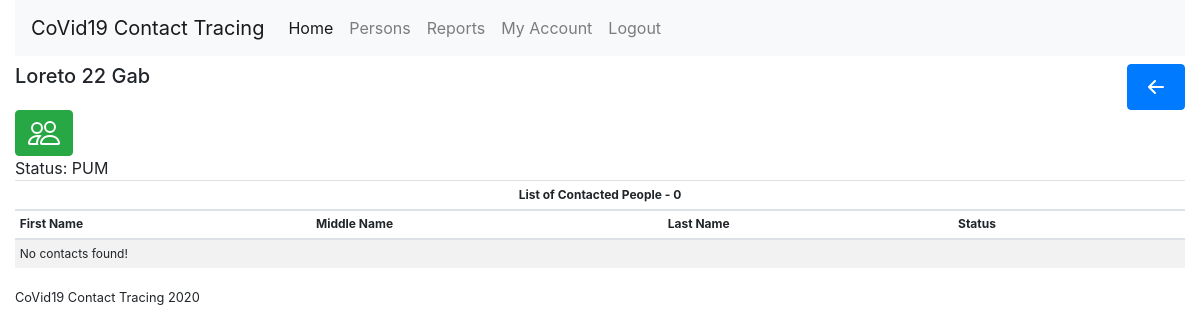
Page /?page=contacted&person_id=3 (signed in) on the committed database.
### tables this page shows
CREATE TABLE `persons` (
  `id` bigint(20) NOT NULL,
  `brgy_id` bigint(20) NOT NULL,
  `firstname` varchar(30) NOT NULL,
  `middlename` varchar(30) NOT NULL,
  `lastname` varchar(30) NOT NULL,
  `extension` varchar(5) NOT NULL,
  `status` varchar(15) NOT NULL,
  `hospital_id` bigint(20) DEFAULT NULL
);

### pages/contacted.php (the view, shortened to what this page needs)
<div class="col">
  <?php
    $contacted_person_id = $_GET[ 'person_id' ];
    $person = $DB->query( "SELECT * FROM persons AS P WHERE P.id = $contacted_person_id" );
    if( $person->num_rows ) :
      $person = $person->fetch_object();
  ?>
  <div class="row">
    <div class="col-9">
      <h5 style="text-transform: capitalize;"><?php echo $person->firstname . " " . $person->middlename . " " . $person->lastname . " " . $person->extension ?></h5>
    </div>
    <div class="col d-flex justify-content-end">
      <a class="btn btn-primary" href="<?php echo SITE_URL ?>/?page=persons" title="Back">
      </a>
    </div>
  </div>
  <div class="row">
    <div class="col">
      <a class="btn btn-success" href="<?php echo SITE_URL ?>/?page=add_person&contacted_person_id=<?php echo $person->id ?>" title="Add Contacted People">
      </a>
    </div>
  </div>
  <div class="row">
    <div class="col">
      Status: <span style="text-transform: uppercase;"><?php echo $person->status ?></span>
    </div>
  </div>
  <?php
    $accounts = $DB->query( "SELECT *, (SELECT COUNT(*) FROM contact_traces AS CT WHERE CT.contacted_person_id=P.id) AS contacted FROM contact_traces AS CT LEFT JOIN persons AS P ON CT.person_id=P.id WHERE contacted_person_id = $contacted_person_id" );
  ?>
  <table class="table table-striped table-hover table-sm" style="font-size: 12px;">
    <thead>
      <tr>
        <th colspan="5" style="text-align: center;">List of Contacted People - <?php echo $accounts->num_rows ?></th>
      </tr>
      <tr>
        <th>First Name</th>
        <th>Middle Name</th>
        <th>Last Name</th>
        <th>Status</th>
        <th></th>
      </tr>
    </thead>
    <tbody>
    <?php if( $accounts->num_rows ) : ?>
      <?php while( $account = $accounts->fetch_object() ) : ?>
      <tr>
        <td><?php echo $account->firstname ?></td>
        <td><?php echo $account->middlename ?></td>
        <td><?php echo $account->lastname ?></td>
        <td><?php echo $account->status ?></td>
        <td>
          <a class="btn btn-info btn-sm" href="<?php echo SITE_URL ?>/?page=edit_person&id=<?php echo $account->id ?>" title="View/Update Person Details">
            <svg class="bi bi-pencil" width="1em" height="1em" viewBox="0 0 16 16" fill="currentColor" xmlns="http://www.w3.org/2000/svg">
              <path fill-rule="evenodd" d="M11.293 1.293a1 1 0 011.414 0l2 2a1 1 0 010 1.414l-9 9a1 1 0 01-.39.242l-3 1a1 1 0 01-1.266-1.265l1-3a1 1 0 01.242-.391l9-9zM12 2l2 2-9 9-3 1 1-3 9-9z" clip-rule="evenodd"/>
              <path fill-rule="evenodd" d="M12.146 6.354l-2.5-2.5.708-.708 2.5 2.5-.707.708zM3 10v.5a.5.5 0 00.5.5H4v.5a.5.5 0 00.5.5H5v.5a.5.5 0 00.5.5H6v-1.5a.5.5 0 00-.5-.5H5v-.5a.5.5 0 00-.5-.5H3z" clip-rule="evenodd"/>
            </svg>
          </a>
          <a class="btn btn-secondary btn-sm" href="<?php echo SITE_URL ?>/?page=contacted&person_id=<?php echo $account->id ?>">
            <svg class="bi bi-list-ul" width="1em" height="1em" viewBox="0 0 16 16" fill="currentColor" xmlns="http://www.w3.org/2000/svg">
              <path fill-rule="evenodd" d="M5 11.5a.5.5 0 01.5-.5h9a.5.5 0 010 1h-9a.5.5 0 01-.5-.5zm0-4a.5.5 0 01.5-.5h9a.5.5 0 010 1h-9a.5.5 0 01-.5-.5zm0-4a.5.5 0 01.5-.5h9a.5.5 0 010 1h-9a.5.5 0 01-.5-.5zm-3 1a1 1 0 100-2 1 1 0 000 2zm0 4a1 1 0 100-2 1 1 0 000 2zm0 4a1 1 0 100-2 1 1 0 000 2z" clip-rule="evenodd"/>
            </svg>
          </a>
          <span class="badge badge-warning" title="Number of contacted persons">
            <?php echo $account->contacted ?>
          </span>
        </td>
      </tr>
      <?php endwhile ?>
    <?php else: ?>
      <tr>
        <td colspan="5">No contacts found!</td>
      </tr>
    <?php endif; ?>
    </tbody>
  </table>
  <?php else : ?>
    Record not found
  <?php endif; ?>
</div>

### rows in the picture
persons: firstname "Loreto", middlename "22", lastname "Gab", status "PUM"

### other values in the picture
$accounts->num_rows "0"
